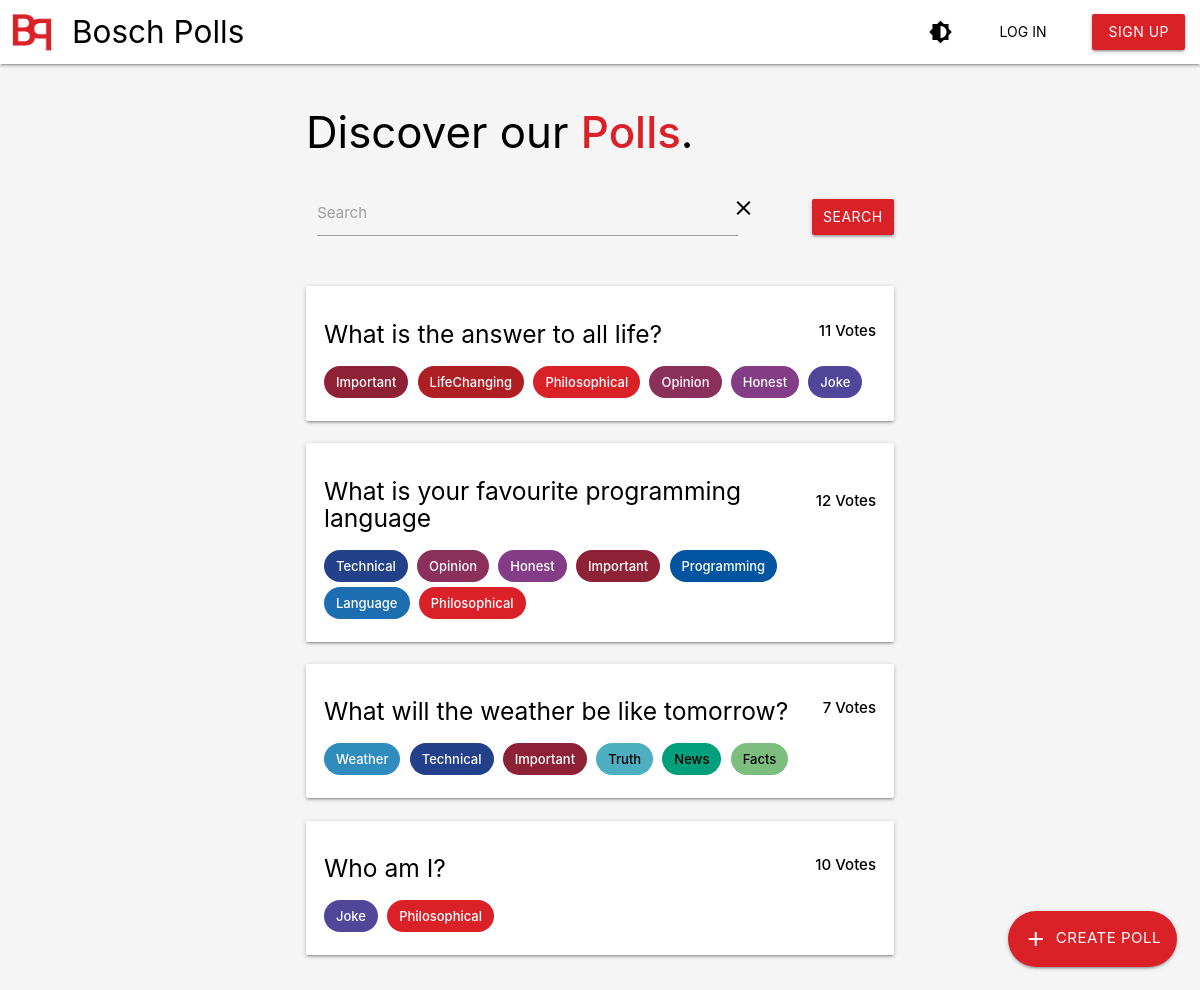
The page / on the database its author committed.
### polls/models.py (models this page shows, shortened)
class Poll(models.Model):
    creator = models.ForeignKey(User, on_delete=models.CASCADE)
    question = models.CharField(max_length=240)
    start_date = models.DateField(default=date.today)
    end_date = models.DateField(null=True, blank=True)
    def get_tags(self):
        tags = []
        for tag in self.tag_set.all():
            tags.append({
                "name": tag.name,
                "color": tag.color % 15 + 1
            })
        return tags
    @admin.display(
        description="votes"
    )
    def count_votes(self):
        return sum(map(lambda e: e.count_votes(), self.pollanswer_set.all()))
    @admin.display(
        boolean=True,
        description="Still Available?"
    )
    def is_still_available(self):
        now = date.today()
        start_in_past = self.start_date <= now
        end_in_future = self.end_date is None or now <= self.end_date
        return start_in_past and end_in_future

class Tag(models.Model):
    name = models.CharField(max_length=100)
    color = models.IntegerField()
    polls = models.ManyToManyField(Poll, blank=True)

### polls/views.py (the view)
# urls.py: path('', views.home_page_view, name='home'),
def home_page_view(request):
    search_term = request.GET.get("search") or ""
    poll_objs = Poll.objects.filter(Q(question__icontains=search_term) | Q(tag__name__icontains=search_term)).distinct()
    poll_objs = filter(lambda e: e.is_still_available(), poll_objs)
    context = {"polls": [], "search_term": search_term}
    for i, item in enumerate(poll_objs):
        context["polls"].append({
            "id": item.id,
            "color_index": i % 15 + 1,
            "question": item.question,
            "tags": item.get_tags(),
            "votes": item.count_votes()
        })
    return render(request, "overview_polls.html", context)

### polls/models.py (called while the page is built)
    @admin.display(
        description="votes"
    )
    def count_votes(self):
        return self.user_votes.all().count()

### templates/overview_polls.html
{% extends 'base.html' %}
{% block content %}
<div class="container">
    <h3>Discover our <strong class="text-primary">Polls</strong>.</h3>
    <form class="row search-bar" method="get">
            <div class="input-field col with-prefix">
                <a href="." class="prefix"><i class="material-icons">clear</i></a>
                <input style="width: 94%" id="icon_prefix" type="text" autofocus name="search" value="{{search_term}}">
                <label for="icon_prefix">Search</label>
            </div>
            <button class="col waves-effect waves-light btn primary" type="submit" value="search">
                Search
            </button>
    </form>
    <div class="row">
        {% for poll in polls %}
        <a href="{% url 'polls' poll.id %}">
            <div class="card col c{{poll.color_index}}-card" style="width: 100%">
                <div class="card-header">
                    <h5>{{poll.question}}</h5>
                    <strong>{{poll.votes}} Vote{{poll.votes|pluralize}}</strong>
                </div>
                <div class="tag-holder">
                    {% for tag in poll.tags %}
                    <div class="chip c{{tag.color}}">
                        {{tag.name}}
                    </div>
                    {% endfor %}
                </div>
            </div>
        </a>
        {% endfor %}
    </div>
</div>
{% endblock %}

### templates/base.html (shortened to what this page needs)
<!doctype html>
<html lang="en">
{% load static %}
<head>
    <link rel="stylesheet" href="{% static '/css/materialize.min.css' %}">
    <link rel="stylesheet" href="{% static '/css/base_variables.css' %}">
    <link rel="stylesheet" href="{% static '/css/base.css' %}">
    <link rel="stylesheet" href="{% static '/css/colors.css' %}">
    <link rel="stylesheet" href="{% static '/css/material_override.css' %}">
</head>
<body>
<nav>
    <div class="nav-wrapper">
        <a href="{% url 'home' %}" class="brand-logo">
            <img src="{% static 'img/bp_logo.png' %}" alt="logo">
            <p id="logo-text">Bosch Polls</p>
        </a>
        <ul id="nav-mobile" class="right hide-on-med-and-down">
            <li><i class="material-icons waves-effect waves-primary btn-flat" onclick="toggle_dark_mode()"
                   style="color: var(--color-on-background);">brightness_medium</i></li>
            {% if not user.is_authenticated %}
            <li><a href="{% url 'login' %}" class="waves-effect waves-primary btn-flat">Log in</a></li>
            <li><a href="{% url 'signup' %}" class="waves-effect waves-light btn primary">Sign up</a></li>
            {% else %}
            <li class="username"><span>Welcome, {{user.username}}</span><a href="{% url 'login'%}"><i
                    class="material-icons">logout</i></a></li>
            {% endif %}
        </ul>
    </div>
</nav>
<main>
    <div class="container" style="padding-top: var(--space-large)">
    {% block content %}
    {% endblock %}
</main>
<div class="fixed-action-btn">
    <a href="{% url 'create-poll' %}" class="btn-floating btn-large primary btn-extended">
        <i class="large material-icons">add</i>
        <span>Create Poll</span>
    </a>
</div>
</body>
</html>

### static/css/base_variables.css (style rules this page uses)
:root { --height_toolbar: 64px; --space-tiny: 4px; --space-small: 8px; --space-large: 16px; --space-extreme: 32px; --padding-title: 72px; --dist-card-move: 30px; --border-width: 2px; --color-disabled: #d2d2d2; --color-on-primary: #FFF; --color-on-background-dark: #FFF; --color-surface-dark: #2a2a2a; --color-surface-darker-dark: #242424; --color-background-dark: #1d1d1d; --color-on-background: #000; --color-surface: #FFF; --color-surface-darker: #FCFCFC; --color-background: #F5F5F5; --color-error: #8e0509; --color-on-error: #FFF; --color-primary: #DA2128; --color-primary-ripple: rgba(218, 33, 40, 0.7); }

### static/css/base.css (style rules this page uses)
* { color: var(--color-on-background); }
a { color: var(--color-on-background) !important; }
body { background-color: var(--color-background); }
nav { background-color: var(--color-surface); }
label { pointer-events: none; }
.brand-logo img { height: 48px; margin: 8px; }
.primary { color: var(--color-on-primary) !important; background-color: var(--color-primary) !important; }
.primary i { color: var(--color-on-primary); }
.text-primary { color: var(--color-primary) !important; }
.search-bar { display: flex; align-items: center; flex-direction: row; }
.input-field { padding: 0 .75rem; }
.card { padding: var(--space-large) !important; -webkit-transition: all 0.2s ease-in-out; transition: all 0.2s ease-in-out; border: transparent solid var(--border-width); background-color: var(--color-surface); }
.card-header { display: flex; align-items: center; flex-direction: row; justify-content: space-between; }
.card-header strong { white-space: nowrap; }
.tag-holder { margin-top: var(--space-small); }
.tag-holder * { -moz-user-select: none; -ms-user-select: none; -webkit-user-select: none; user-select: none; }
.input-field.with-prefix { width: 80%; margin-right: auto; }
.prefix { cursor: pointer; }
.input-field.with-prefix .prefix { right: 0; transform: translateY(-10px); }
.btn-extended span { margin-left: var(--space-small); color: var(--color-on-primary); }
.btn-extended { display: flex; flex-direction: row; justify-content: center; width: inherit !important; padding-right: var(--space-large) !important; padding-left: var(--space-large) !important; border-radius: 56px !important; }
#logo-text { display: none; margin-left: var(--padding-title); }
@media only screen and (min-width: 615px) { .brand-logo img { position: absolute; transform: translateX(0px); } }
@media only screen and (min-width: 615px) { #logo-text { display: inline; } }

### static/css/material_override.css (style rules this page uses)
.input-field .prefix ~ input, .input-field .prefix ~ textarea, .input-field .prefix ~ label, .input-field .prefix ~ .validate ~ label, .input-field .prefix ~ .helper-text, .input-field .prefix ~ .autocomplete-content { width: 100%; margin-left: 0; }
.input-field .prefix ~ label { margin-left: 0; }
.material-icons.btn-flat { text-transform: inherit; }

### rows shown on the page
Poll: question "What is the answer to all life?"
Tag: name "Important" "Important" "Important"
Tag: name "LifeChanging"
Tag: name "Philosophical" "Philosophical" "Philosophical"
Tag: name "Opinion" "Opinion"
Tag: name "Honest" "Honest"
Tag: name "Joke" "Joke"
Poll: question "What is your favourite programming language"
Tag: name "Technical" "Technical"
Tag: name "Programming"
Tag: name "Language"
Poll: question "What will the weather be like tomorrow?"
Tag: name "Weather"
Tag: name "Truth"
Tag: name "News"
Tag: name "Facts"
Poll: question "Who am I?"

### other values the page prints
{{ poll.votes }} "11" "12" "7" "10"
